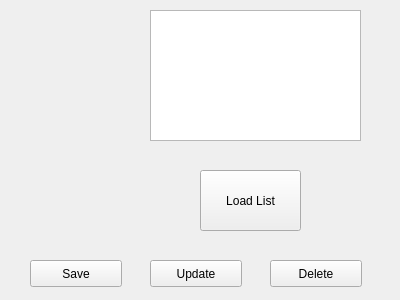
<?xml version="1.0" encoding="UTF-8"?>
<ui version="4.0">
 <class>Widget</class>
 <widget class="QWidget" name="Widget">
  <property name="geometry">
   <rect>
    <x>0</x>
    <y>0</y>
    <width>400</width>
    <height>300</height>
   </rect>
  </property>
  <property name="windowTitle">
   <string>Widget</string>
  </property>
  <widget class="QListView" name="listView">
   <property name="geometry">
    <rect>
     <x>150</x>
     <y>10</y>
     <width>211</width>
     <height>131</height>
    </rect>
   </property>
  </widget>
  <widget class="QPushButton" name="Save">
   <property name="geometry">
    <rect>
     <x>30</x>
     <y>260</y>
     <width>92</width>
     <height>27</height>
    </rect>
   </property>
   <property name="text">
    <string>Save</string>
   </property>
  </widget>
  <widget class="QPushButton" name="Update">
   <property name="geometry">
    <rect>
     <x>150</x>
     <y>260</y>
     <width>92</width>
     <height>27</height>
    </rect>
   </property>
   <property name="text">
    <string>Update</string>
   </property>
  </widget>
  <widget class="QPushButton" name="Delete">
   <property name="geometry">
    <rect>
     <x>270</x>
     <y>260</y>
     <width>92</width>
     <height>27</height>
    </rect>
   </property>
   <property name="text">
    <string>Delete</string>
   </property>
  </widget>
  <widget class="QPushButton" name="LoadList">
   <property name="geometry">
    <rect>
     <x>200</x>
     <y>170</y>
     <width>101</width>
     <height>61</height>
    </rect>
   </property>
   <property name="text">
    <string>Load List</string>
   </property>
  </widget>
 </widget>
 <layoutdefault spacing="6" margin="11"/>
 <resources/>
 <connections/>
</ui>
